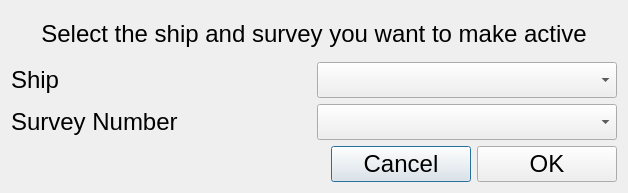
<?xml version="1.0" encoding="UTF-8"?>
<ui version="4.0">
 <class>selectactivesurveydlg</class>
 <widget class="QDialog" name="selectactivesurveydlg">
  <property name="geometry">
   <rect>
    <x>0</x>
    <y>0</y>
    <width>628</width>
    <height>193</height>
   </rect>
  </property>
  <property name="font">
   <font>
    <pointsize>18</pointsize>
   </font>
  </property>
  <property name="windowTitle">
   <string>Select Active Survey</string>
  </property>
  <layout class="QVBoxLayout" name="verticalLayout">
   <item>
    <widget class="QLabel" name="label_3">
     <property name="text">
      <string>Select the ship and survey you want to make active</string>
     </property>
     <property name="alignment">
      <set>Qt::AlignCenter</set>
     </property>
    </widget>
   </item>
   <item>
    <layout class="QFormLayout" name="formLayout">
     <property name="fieldGrowthPolicy">
      <enum>QFormLayout::AllNonFixedFieldsGrow</enum>
     </property>
     <item row="0" column="1">
      <widget class="QComboBox" name="ship"/>
     </item>
     <item row="0" column="0">
      <widget class="QLabel" name="label">
       <property name="sizePolicy">
        <sizepolicy hsizetype="Preferred" vsizetype="Preferred">
         <horstretch>30</horstretch>
         <verstretch>0</verstretch>
        </sizepolicy>
       </property>
       <property name="minimumSize">
        <size>
         <width>300</width>
         <height>0</height>
        </size>
       </property>
       <property name="maximumSize">
        <size>
         <width>300</width>
         <height>16777215</height>
        </size>
       </property>
       <property name="text">
        <string>Ship</string>
       </property>
      </widget>
     </item>
     <item row="1" column="0">
      <widget class="QLabel" name="label_2">
       <property name="sizePolicy">
        <sizepolicy hsizetype="Preferred" vsizetype="Preferred">
         <horstretch>30</horstretch>
         <verstretch>0</verstretch>
        </sizepolicy>
       </property>
       <property name="minimumSize">
        <size>
         <width>300</width>
         <height>0</height>
        </size>
       </property>
       <property name="maximumSize">
        <size>
         <width>300</width>
         <height>16777215</height>
        </size>
       </property>
       <property name="text">
        <string>Survey Number</string>
       </property>
      </widget>
     </item>
     <item row="1" column="1">
      <widget class="QComboBox" name="survey"/>
     </item>
    </layout>
   </item>
   <item>
    <layout class="QHBoxLayout" name="horizontalLayout">
     <item>
      <spacer name="horizontalSpacer">
       <property name="orientation">
        <enum>Qt::Horizontal</enum>
       </property>
       <property name="sizeHint" stdset="0">
        <size>
         <width>40</width>
         <height>20</height>
        </size>
       </property>
      </spacer>
     </item>
     <item>
      <widget class="QPushButton" name="cancelBtn">
       <property name="sizePolicy">
        <sizepolicy hsizetype="Minimum" vsizetype="Fixed">
         <horstretch>140</horstretch>
         <verstretch>0</verstretch>
        </sizepolicy>
       </property>
       <property name="minimumSize">
        <size>
         <width>140</width>
         <height>0</height>
        </size>
       </property>
       <property name="maximumSize">
        <size>
         <width>140</width>
         <height>16777215</height>
        </size>
       </property>
       <property name="text">
        <string>Cancel</string>
       </property>
      </widget>
     </item>
     <item>
      <widget class="QPushButton" name="okBtn">
       <property name="sizePolicy">
        <sizepolicy hsizetype="Minimum" vsizetype="Fixed">
         <horstretch>140</horstretch>
         <verstretch>0</verstretch>
        </sizepolicy>
       </property>
       <property name="minimumSize">
        <size>
         <width>140</width>
         <height>0</height>
        </size>
       </property>
       <property name="maximumSize">
        <size>
         <width>140</width>
         <height>16777215</height>
        </size>
       </property>
       <property name="text">
        <string>OK</string>
       </property>
      </widget>
     </item>
    </layout>
   </item>
  </layout>
 </widget>
 <resources/>
 <connections/>
</ui>
